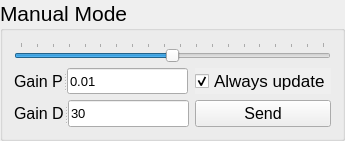
          <widget class="QGroupBox" name="groupBox">
           <property name="sizePolicy">
            <sizepolicy hsizetype="MinimumExpanding" vsizetype="MinimumExpanding">
             <horstretch>0</horstretch>
             <verstretch>0</verstretch>
            </sizepolicy>
           </property>
           <property name="font">
            <font>
             <pointsize>16</pointsize>
            </font>
           </property>
           <property name="title">
            <string>Manual Mode</string>
           </property>
           <layout class="QFormLayout" name="formLayout">
            <item row="1" column="0">
             <widget class="QSplitter" name="splitter">
              <property name="orientation">
               <enum>Qt::Horizontal</enum>
              </property>
              <widget class="QLabel" name="label_2">
               <property name="font">
                <font>
                 <pointsize>12</pointsize>
                </font>
               </property>
               <property name="text">
                <string>Gain P</string>
               </property>
              </widget>
              <widget class="QLineEdit" name="Position_gain">
               <property name="font">
                <font>
                 <pointsize>10</pointsize>
                </font>
               </property>
               <property name="text">
                <string>0.01</string>
               </property>
              </widget>
             </widget>
            </item>
            <item row="1" column="1">
             <widget class="QCheckBox" name="Always_update">
              <property name="enabled">
               <bool>true</bool>
              </property>
              <property name="font">
               <font>
                <pointsize>13</pointsize>
               </font>
              </property>
              <property name="autoFillBackground">
               <bool>true</bool>
              </property>
              <property name="text">
               <string>Always update</string>
              </property>
              <property name="checked">
               <bool>true</bool>
              </property>
              <property name="tristate">
               <bool>false</bool>
              </property>
             </widget>
            </item>
            <item row="2" column="0">
             <widget class="QSplitter" name="splitter_2">
              <property name="orientation">
               <enum>Qt::Horizontal</enum>
              </property>
              <widget class="QLabel" name="label">
               <property name="font">
                <font>
                 <pointsize>12</pointsize>
                </font>
               </property>
               <property name="text">
                <string>Gain D</string>
               </property>
              </widget>
              <widget class="QLineEdit" name="Damping_gain">
               <property name="font">
                <font>
                 <pointsize>10</pointsize>
                </font>
               </property>
               <property name="text">
                <string>30</string>
               </property>
              </widget>
             </widget>
            </item>
            <item row="2" column="1">
             <widget class="QPushButton" name="Set_gains_button">
              <property name="font">
               <font>
                <pointsize>12</pointsize>
               </font>
              </property>
              <property name="text">
               <string>Send</string>
              </property>
             </widget>
            </item>
            <item row="0" column="0" colspan="2">
             <widget class="QSlider" name="Set_pos_sli">
              <property name="minimum">
               <number>-95</number>
              </property>
              <property name="maximum">
               <number>95</number>
              </property>
              <property name="singleStep">
               <number>1</number>
              </property>
              <property name="pageStep">
               <number>2</number>
              </property>
              <property name="value">
               <number>0</number>
              </property>
              <property name="orientation">
               <enum>Qt::Horizontal</enum>
              </property>
              <property name="invertedAppearance">
               <bool>false</bool>
              </property>
              <property name="invertedControls">
               <bool>false</bool>
              </property>
              <property name="tickPosition">
               <enum>QSlider::TicksAbove</enum>
              </property>
              <property name="tickInterval">
               <number>10</number>
              </property>
             </widget>
            </item>
           </layout>
          </widget>
